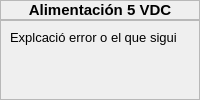
                  <widget class="QWidget" name="page7">
                   <layout class="QVBoxLayout" name="verticalLayout_21">
                    <property name="spacing">
                     <number>0</number>
                    </property>
                    <property name="leftMargin">
                     <number>0</number>
                    </property>
                    <property name="topMargin">
                     <number>0</number>
                    </property>
                    <property name="rightMargin">
                     <number>0</number>
                    </property>
                    <property name="bottomMargin">
                     <number>0</number>
                    </property>
                    <item>
                     <widget class="QFrame" name="frame_inf1_6">
                      <property name="minimumSize">
                       <size>
                        <width>0</width>
                        <height>20</height>
                       </size>
                      </property>
                      <property name="frameShape">
                       <enum>QFrame::StyledPanel</enum>
                      </property>
                      <property name="frameShadow">
                       <enum>QFrame::Raised</enum>
                      </property>
                      <layout class="QHBoxLayout" name="horizontalLayout_9">
                       <property name="spacing">
                        <number>0</number>
                       </property>
                       <property name="leftMargin">
                        <number>0</number>
                       </property>
                       <property name="topMargin">
                        <number>0</number>
                       </property>
                       <property name="rightMargin">
                        <number>0</number>
                       </property>
                       <property name="bottomMargin">
                        <number>0</number>
                       </property>
                       <item>
                        <widget class="QLabel" name="label_info1_6">
                         <property name="font">
                          <font>
                           <family>Arial</family>
                           <pointsize>11</pointsize>
                           <weight>75</weight>
                           <bold>true</bold>
                          </font>
                         </property>
                         <property name="text">
                          <string>Alimentación 5 VDC</string>
                         </property>
                         <property name="alignment">
                          <set>Qt::AlignCenter</set>
                         </property>
                        </widget>
                       </item>
                      </layout>
                     </widget>
                    </item>
                    <item>
                     <widget class="QFrame" name="frame_inf2_6">
                      <property name="sizePolicy">
                       <sizepolicy hsizetype="Preferred" vsizetype="Expanding">
                        <horstretch>0</horstretch>
                        <verstretch>0</verstretch>
                       </sizepolicy>
                      </property>
                      <property name="frameShape">
                       <enum>QFrame::StyledPanel</enum>
                      </property>
                      <property name="frameShadow">
                       <enum>QFrame::Raised</enum>
                      </property>
                      <layout class="QHBoxLayout" name="horizontalLayout_42">
                       <item>
                        <widget class="QLabel" name="label_info7">
                         <property name="font">
                          <font>
                           <family>Arial</family>
                           <pointsize>10</pointsize>
                          </font>
                         </property>
                         <property name="text">
                          <string>Explcació error o el que sigui</string>
                         </property>
                         <property name="alignment">
                          <set>Qt::AlignLeading|Qt::AlignLeft|Qt::AlignTop</set>
                         </property>
                        </widget>
                       </item>
                      </layout>
                     </widget>
                    </item>
                   </layout>
                  </widget>
